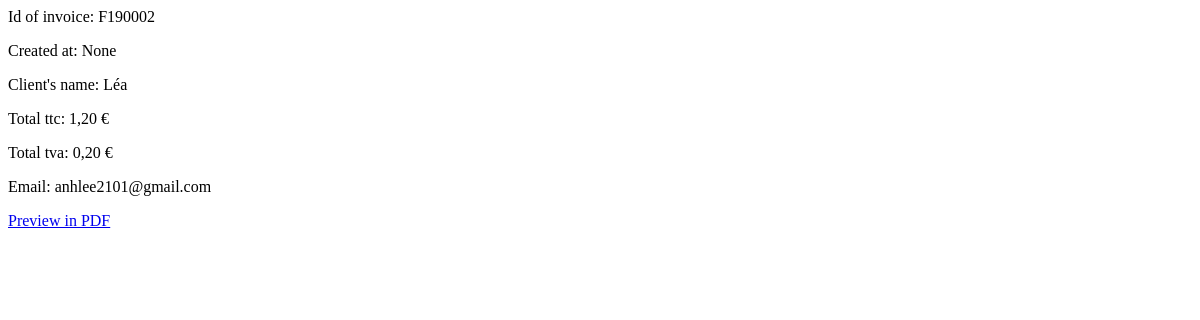
The app's page /invoices/F190002 (signed in), older data.
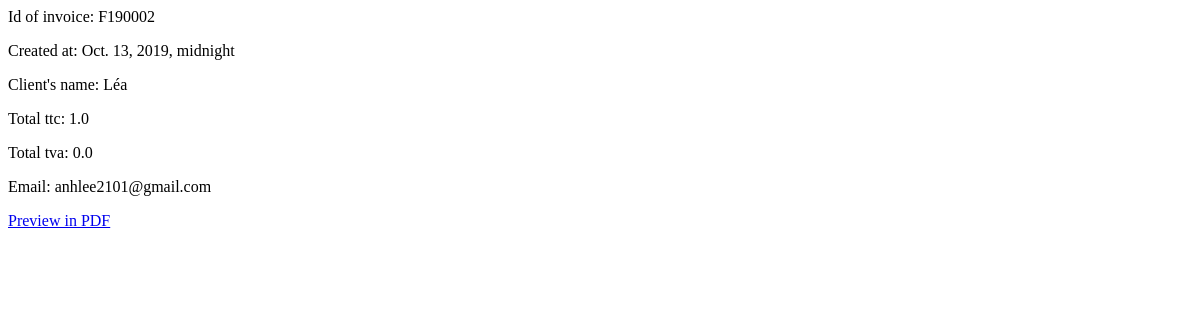
The same page, newer data.
### capytool/models.py (models this page shows, shortened)
class Invoice(models.Model):
    idi = models.CharField(max_length=200)
    created_at = models.DateTimeField(default=datetime.now)
    client_name = models.CharField(max_length=200)
    total_ttc = models.FloatField(default=0)
    total_tva = models.FloatField(default=0)
    email = models.CharField(max_length=200)

### capytool/views.py (the view)
# urls.py: path('invoices/<str:idi>', views.show_detail, name='invoice_detail'),
def show_detail(request, idi):
    if 'is_authenticated' in request.session and request.session['is_authenticated']:
        invoice = Invoice.objects.get(idi=idi)
        stuff_for_frontend = {'invoice': invoice}
        return render(request, 'capytool/invoice_detail.html', stuff_for_frontend)
    return render(request, 'capytool/login.html')

### capytool/templates/capytool/invoice_detail.html
<p>Id of invoice: {{ invoice.idi }}</p>
<p>Created at: {{ invoice.created_at }}</p>
<p>Client's name: {{ invoice.client_name }}</p>
<p>Total ttc: {{ invoice.total_ttc }}</p>
<p>Total tva: {{ invoice.total_tva }}</p>
<p>Email: {{ invoice.email }}</p>
<a href="{{ invoice.idi }}/pdf">Preview in PDF</a>

Row changes from the older to the newer data that the page shows:
removed Invoice: idi "F190002", created_at "None", client_name "Léa", total_ttc "1,20 €", total_tva "0,20 €", email "anhlee2101@gmail.com"
added Invoice: idi "F190002", created_at "Oct. 13, 2019, midnight", client_name "Léa", total_ttc "1.0", total_tva "0.0", email "anhlee2101@gmail.com"
